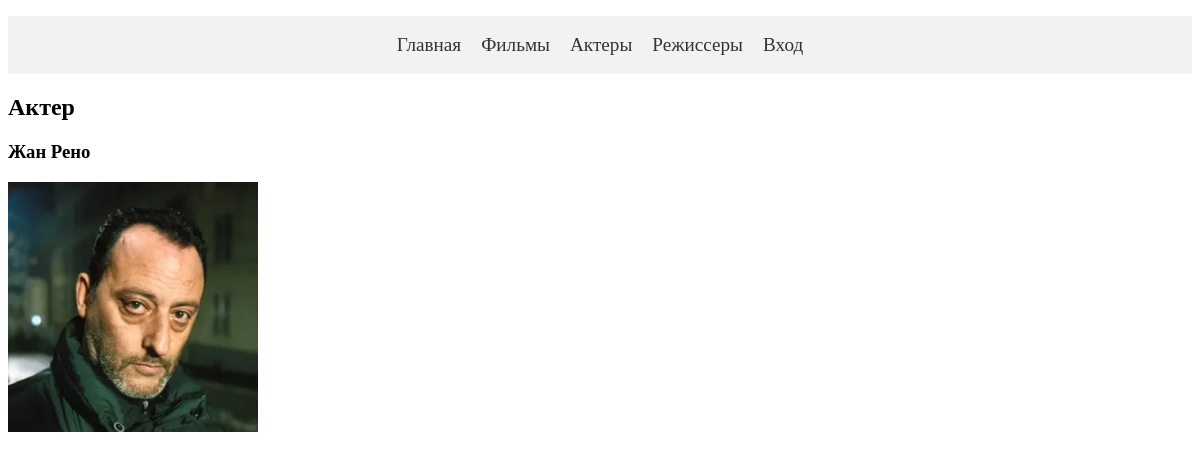
/actor/1/, run on the app's committed database.
### appkino/models.py (models this page shows, shortened)
class modelActor(models.Model):
    name = models.CharField(max_length=100, verbose_name='Актер')
    info = models.TextField(verbose_name='Информация', null=True, blank=True)
    foto = models.FileField(blank=True, null=True,
                              verbose_name='Фото',
                              upload_to='fotoActor/',
                              )

### appkino/views.py (the view)
# urls.py: path('actor/<slug:pk>/', views.actorDetail.as_view(), name='oneactor'),
class actorDetail(generic.DetailView):
    model = modelActor

### templates/appkino/modelactor_detail.html (shortened to what this page needs)
{% extends 'index.html' %}
{% load static %}
{% block head %}
        <link rel="stylesheet" href="{% static 'css/index.css' %}">
{% endblock %}
{% block content %}
    <h2>Актер</h2>
    <h3>{{ modelactor.name }}</h3>
     <img src="{% static modelactor.foto %}" alt="" width="250px">
{% endblock %}

### data on the page
modelActor: name "Жан Рено", foto (picture)
